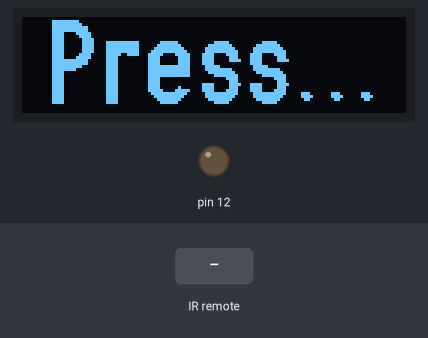
The sketch below on a simulated Arduino Uno, built with avr-gcc and run on an emulated ATmega328P. Parts: 128×32 one-colour display, output pins drawn as LEDs (lit = HIGH). The inputs (shaded band) are chosen by the test bench. What the sketch prints to the serial monitor is not drawn.

Above: at 1.2 s.
1.3 s: infrared code 0xE0E020DF received
At 2.3 s:
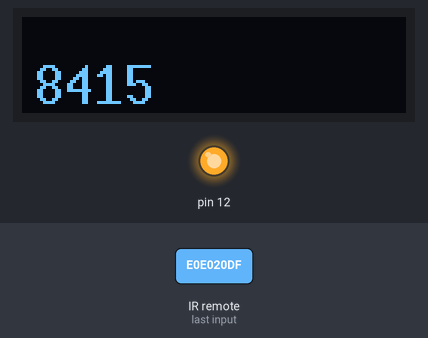
2.8 s: infrared code 0xE0E0A05F received
At 3.6 s:
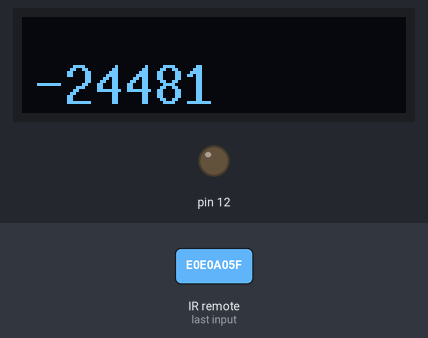
Timing chart, 0 to 5.8 s (numbered marks = the images above; inputs shaded):
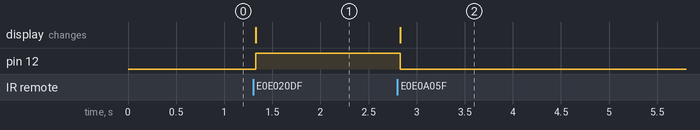

The sketch:

IR.ino
```cpp
//https://github.com/olikraus/u8g2/wiki/u8g2reference

#include <Arduino.h>
#include <U8g2lib.h>
#include <SPI.h>
#include <Wire.h>

U8G2_SSD1306_128X32_UNIVISION_F_HW_I2C u8g2(U8G2_R0);

#include <IRremote.h>
int RECV_PIN = 2;
IRrecv irrecv(RECV_PIN);
decode_results results;

void setup() {
  u8g2.begin();
  pinMode(12,OUTPUT);
  Serial.begin(9600);
  irrecv.enableIRIn();
  u8g2.clearBuffer();          // clear the internal memory
   u8g2.setFont(u8g2_font_logisoso28_tr);  // choose a suitable font at https://github.com/olikraus/u8g2/wiki/fntlistall
   u8g2.drawStr(8,29,"Press...");  // write something to the internal memory
   u8g2.sendBuffer();         // transfer internal memory to the display
   //delay(3000);
}

void loop() {
  if (irrecv.decode(&results)){

    Serial.print("Endereço HEX: ");
    Serial.print(results.value,HEX);
    Serial.println("");
    Serial.print("Endereço Dec: ");
    Serial.println(results.value);

    draw(results.value);

    if(results.value == 3772784863){
        digitalWrite(12,HIGH);
        delay(1000);
    } else if(results.value == 3772817503){
        digitalWrite(12,LOW);
        delay(1000);
    }
    irrecv.resume();
    }
}

void draw(int value){
    u8g2.clearBuffer();         // clear the internal memory
    u8g2.setFont(u8g2_font_10x20_tn); // choose a suitable font at https://github.com/olikraus/u8g2/wiki/fntlistall
    u8g2.setCursor(4, 29);
    u8g2.print(value);
    u8g2.sendBuffer(); // transfer internal memory to the display
   // delay(3000);
}
```

Measured:
- after the input at 1.3 s, pin 12: LOW → HIGH at once; the display: changes at once (image 1)
- after the input at 2.8 s, pin 12: HIGH → LOW at once; the display: changes at once (image 2)
